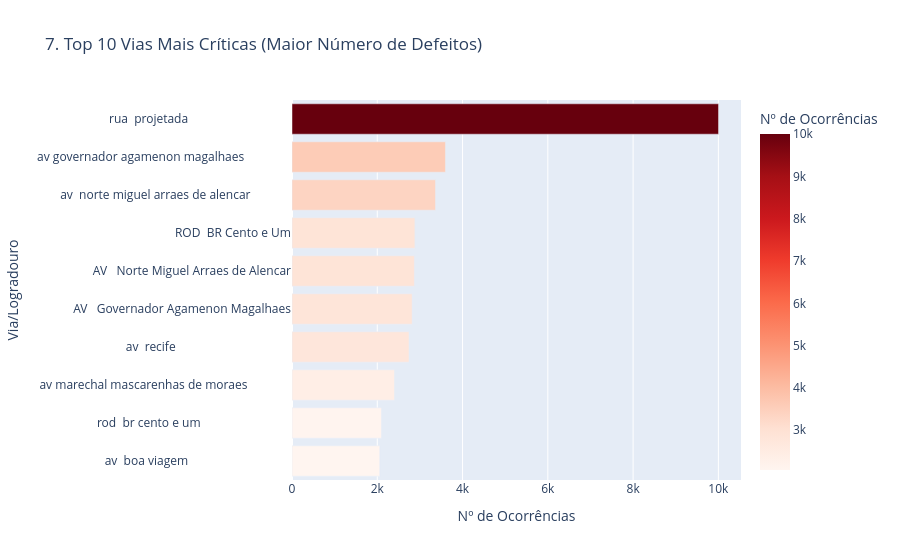

The code cell stored with this chart in its notebook:
### Code cell
top10_vias = df_all['LOGRADOURO'].value_counts().head(10).reset_index()
top10_vias.columns = ['Logradouro', 'Quantidade_Defeitos']


fig_vias = px.bar(
    top10_vias,
    x='Quantidade_Defeitos',
    y='Logradouro',
    orientation='h', 
    title='7. Top 10 Vias Mais Críticas (Maior Número de Defeitos)',
    labels={'Quantidade_Defeitos': 'Nº de Ocorrências', 'Logradouro': 'Via/Logradouro'},
    color='Quantidade_Defeitos', 
    color_continuous_scale='Reds' 
)


fig_vias.update_layout(yaxis={'categoryorder':'total ascending'})

fig_vias.show()

### Figure 1 — Plotly figure (JSON) as saved in the notebook; plotly's stock layout.template omitted (floating-point values rounded to 4 significant figures)
{"data": [{"hovertemplate": "Nº de Ocorrências=%{marker.color}<br>Via/Logradouro=%{y}<extra></extra>", "legendgroup": "", "marker": {"color": [10004, 3599, 3366, 2882, 2870, 2818, 2744, 2404, 2098, 2058], "coloraxis": "coloraxis", "pattern": {"shape": ""}}, "name": "", "orientation": "h", "showlegend": false, "textposition": "auto", "type": "bar", "x": [10004, 3599, 3366, 2882, 2870, 2818, 2744, 2404, 2098, 2058], "xaxis": "x", "y": ["rua  projetada                                 ", "av governador agamenon magalhaes               ", "av  norte miguel arraes de alencar             ", "ROD  BR Cento e Um", "AV   Norte Miguel Arraes de Alencar", "AV   Governador Agamenon Magalhaes", "av  recife                                     ", "av marechal mascarenhas de moraes              ", "rod  br cento e um                             ", "av  boa viagem                                 "], "yaxis": "y"}], "layout": {"barmode": "relative", "coloraxis": {"colorbar": {"title": {"text": "Nº de Ocorrências"}}, "colorscale": [[0, "rgb(255,245,240)"], [0.125, "rgb(254,224,210)"], [0.25, "rgb(252,187,161)"], [0.375, "rgb(252,146,114)"], [0.5, "rgb(251,106,74)"], [0.625, "rgb(239,59,44)"], [0.75, "rgb(203,24,29)"], [0.875, "rgb(165,15,21)"], [1, "rgb(103,0,13)"]]}, "legend": {"tracegroupgap": 0}, "title": {"text": "7. Top 10 Vias Mais Críticas (Maior Número de Defeitos)"}, "xaxis": {"anchor": "y", "domain": [0, 1], "title": {"text": "Nº de Ocorrências"}}, "yaxis": {"anchor": "x", "categoryorder": "total ascending", "domain": [0, 1], "title": {"text": "Via/Logradouro"}}}}
